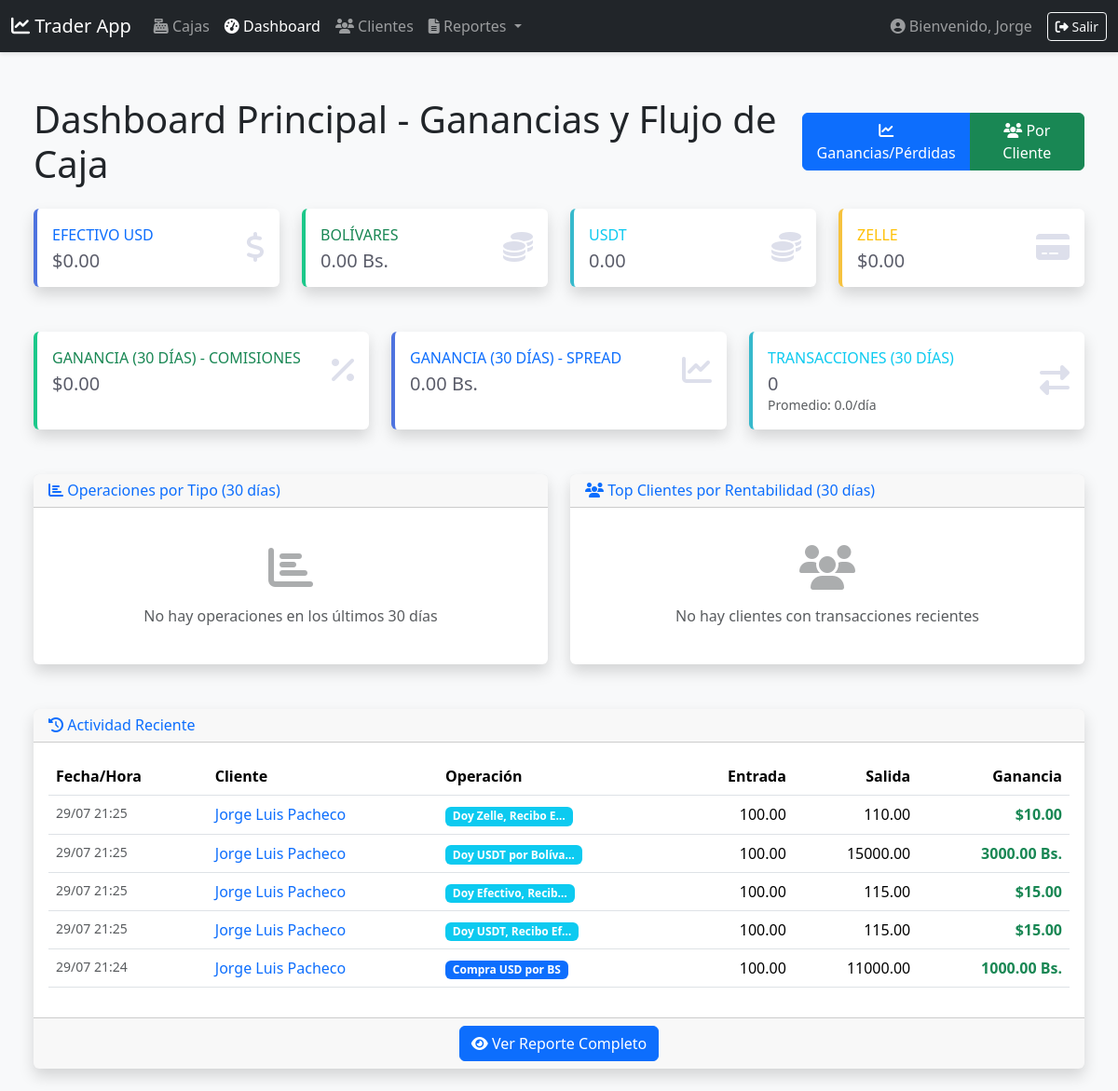
/ (signed in), run on an earlier commit of the app's database.
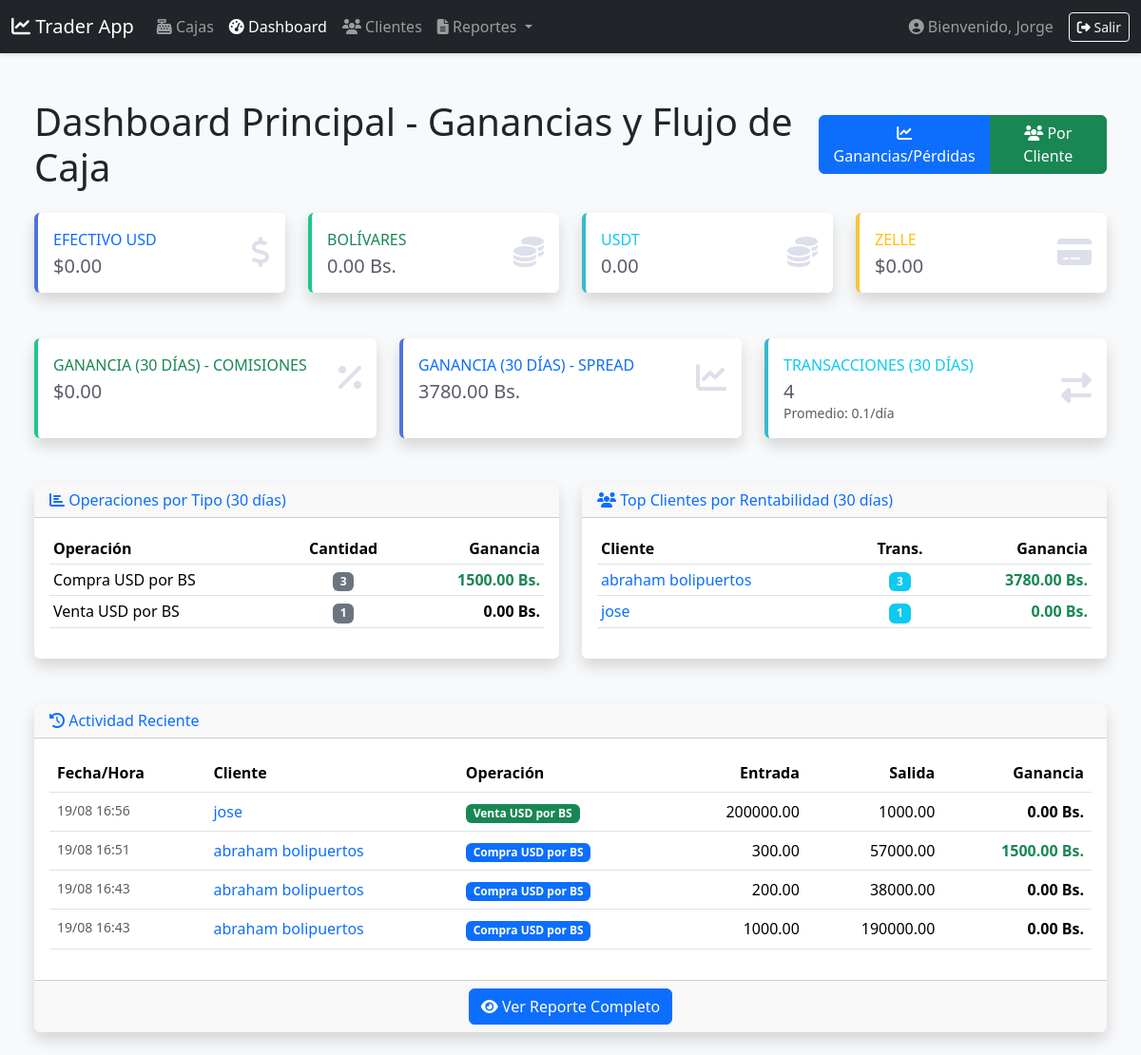
And on a later commit of the database.
### exchange/models.py (models this page shows, shortened)
class AdvancedTransaction(models.Model):
    OPERATION_CHOICES = [
        ('SELL_USD_FOR_BS', 'Venta USD por BS'),
        ('BUY_USD_FOR_BS', 'Compra USD por BS'),
        ('USDT_FOR_CASH', 'Doy USDT, Recibo Efectivo (Comisión %)'),
        ('CASH_FOR_USDT', 'Doy Efectivo, Recibo USDT (Comisión %)'),
        ('USDT_FOR_BS', 'Doy USDT por Bolívares (Tasa)'),
        ('ZELLE_FOR_CASH', 'Doy Zelle, Recibo Efectivo'),
    ]
    STATUS_CHOICES = (('pending', 'Pendiente'), ('completed', 'Completada'), ('cancelled', 'Anulada'),)
    client = models.ForeignKey(Client, on_delete=models.CASCADE, related_name='adv_transactions')
    operator = models.ForeignKey(User, on_delete=models.SET_NULL, null=True)
    worksheet = models.ForeignKey(ClientWorkSheet, on_delete=models.SET_NULL, null=True, blank=True, related_name='transactions')
    operation_type = models.CharField(max_length=20, choices=OPERATION_CHOICES)
    status = models.CharField(max_length=10, choices=STATUS_CHOICES, default='pending')
    amount_primary = models.DecimalField(max_digits=12, decimal_places=2, verbose_name="Monto Principal de la Operación")
    rate_or_fee = models.DecimalField(max_digits=12, decimal_places=4, verbose_name="Tasa de Operación / Fee (%)")
    amount_in = models.DecimalField(max_digits=12, decimal_places=2, null=True, blank=True, verbose_name="Monto que Recibes (Entrada)")
    amount_out = models.DecimalField(max_digits=12, decimal_places=2, null=True, blank=True, verbose_name="Monto que Das (Salida)")
    base_rate = models.DecimalField(
        max_digits=12, decimal_places=4, null=True, blank=True,
        verbose_name="Tasa Base/Costo (Opcional)",
        help_text="Para operaciones de tasa, introduce tu costo de referencia para calcular la ganancia."
    )
    profit = models.DecimalField(max_digits=12, decimal_places=2, null=True, blank=True, default=0.00)
    profit_amount = models.DecimalField(max_digits=12, decimal_places=2, default=0.00, verbose_name="Ganancia (Monto)")
    profit_currency = models.CharField(max_length=5, default='USD', verbose_name="Moneda de Ganancia")
    profit_usd_equivalent = models.DecimalField(max_digits=12, decimal_places=2, default=0.00, verbose_name="Ganancia en USD")
    profit_bs_equivalent = models.DecimalField(max_digits=12, decimal_places=2, default=0.00, verbose_name="Ganancia en BS")
    usd_bs_rate_used = models.DecimalField(max_digits=12, decimal_places=4, null=True, blank=True, verbose_name="Tasa USD/BS utilizada")
    notes = models.TextField(blank=True, null=True)
    created_at = models.DateTimeField(auto_now_add=True)
    class Meta:
        ordering = ['-created_at']

class Client(models.Model):
    name = models.CharField(max_length=100, verbose_name="Nombre Completo")
    identifier = models.CharField(max_length=20, unique=True, verbose_name="Cédula o RIF")
    phone = models.CharField(max_length=20, blank=True, null=True, verbose_name="Teléfono")
    email = models.EmailField(blank=True, null=True, verbose_name="Correo Electrónico")
    created_at = models.DateTimeField(auto_now_add=True)

class User(AbstractUser):
    ROLE_CHOICES = (
        ('admin', 'Administrador'),
        ('operator', 'Operador'),
    )
    role = models.CharField(max_length=10, choices=ROLE_CHOICES, default='operator')

### exchange/views.py (the view)
# urls.py: path('', DashboardView.as_view(), name='dashboard'),
class DashboardView(LoginRequiredMixin, AdminRequiredMixin, TemplateView):
    template_name = 'exchange/dashboard_enhanced.html'
    def get_context_data(self, **kwargs):
        context = super().get_context_data(**kwargs)
        context['page_title'] = 'Dashboard Principal - Ganancias y Flujo de Caja'
        vault_totals = CashVault.objects.aggregate(
            total_usd=Sum('balance_usd'),
            total_bs=Sum('balance_bs'),
            total_usdt=Sum('balance_usdt'),
            total_zelle=Sum('balance_zelle')
        )
        context['cash_on_hand_usd'] = vault_totals.get('total_usd') or 0
        context['cash_on_hand_bs'] = vault_totals.get('total_bs') or 0
        context['cash_on_hand_usdt'] = vault_totals.get('total_usdt') or 0
        context['cash_on_hand_zelle'] = vault_totals.get('total_zelle') or 0
        from datetime import timedelta
        end_date = timezone.localdate()
        start_date = end_date - timedelta(days=30)
        recent_transactions = AdvancedTransaction.objects.filter(
            status='completed',
            created_at__date__gte=start_date,
            created_at__date__lte=end_date
        )
        profit_by_commission_usd = recent_transactions.filter(
            operation_type__in=['USDT_FOR_CASH', 'CASH_FOR_USDT', 'ZELLE_FOR_CASH']
        ).aggregate(total=Sum('profit_usd_equivalent'))['total'] or Decimal('0.00')
        profit_by_spread_bs = recent_transactions.filter(
            operation_type__in=['SELL_USD_FOR_BS', 'BUY_USD_FOR_BS', 'USDT_FOR_BS']
        ).aggregate(total=Sum('profit_bs_equivalent'))['total'] or Decimal('0.00')
        total_volume_usd = recent_transactions.filter(
            operation_type__in=['SELL_USD_FOR_BS', 'BUY_USD_FOR_BS', 'CASH_FOR_USDT', 'ZELLE_FOR_CASH']
        ).aggregate(total=Sum('amount_primary'))['total'] or Decimal('0.00')
        total_volume_usdt = recent_transactions.filter(
            operation_type__in=['USDT_FOR_CASH', 'USDT_FOR_BS']
        ).aggregate(total=Sum('amount_primary'))['total'] or Decimal('0.00')
        context['performance_metrics'] = {
            'total_profit_usd_last_30d': profit_by_commission_usd,
            'total_profit_bs_last_30d': profit_by_spread_bs,
            'total_transactions_last_30d': recent_transactions.count(),
            'total_volume_usd_last_30d': total_volume_usd,
            'total_volume_usdt_last_30d': total_volume_usdt,
            'avg_daily_transactions': recent_transactions.count() / 30,
            'avg_profit_per_transaction': (
                (profit_by_commission_usd + profit_by_spread_bs) / max(recent_transactions.count(), 1)
            ),
        }
        context['top_profitable_clients'] = recent_transactions.values(
            'client__name', 'client__id'
        ).annotate(
            total_profit_usd=Sum('profit_usd_equivalent'),
            total_profit_bs=Sum('profit_bs_equivalent'),
            total_transactions=Count('id')
        ).order_by('-total_profit_bs')[:5]  # Ordenar por ganancia en BS que es la principal
        context['recent_activity'] = AdvancedTransaction.objects.filter(
            status='completed'
        ).select_related('client', 'operator').order_by('-created_at')[:5]
        operation_stats = []
        for op_code, op_name in AdvancedTransaction.OPERATION_CHOICES:
            op_count = recent_transactions.filter(operation_type=op_code).count()
            op_profit = recent_transactions.filter(operation_type=op_code).aggregate(
                total=Sum('profit')
            )['total'] or Decimal('0.00')
            if op_count > 0:
                operation_stats.append({
                    'name': op_name,
                    'code': op_code,
                    'count': op_count,
                    'profit': op_profit
                })
        context['operation_stats'] = sorted(operation_stats, key=lambda x: x['profit'], reverse=True)
        return context

### exchange/views.py (called while the page is built)
    def test_func(self):
        return self.request.user.is_authenticated and self.request.user.role == 'admin'

### exchange/templates/exchange/dashboard_enhanced.html (shortened to what the changed rows need)
{% extends "base.html" %}
{% block content %}
<div class="container-fluid mt-4">
    <div class="d-flex justify-content-between align-items-center mb-4">
        <h1 class="mb-0">{{ page_title }}</h1>
    </div>
    <div class="row mb-4">
        <div class="col-xl-4 col-md-6 mb-4">
            <div class="card border-left-primary shadow h-100">
                <div class="card-body">
                    <div class="row no-gutters align-items-center">
                        <div class="col mr-2">
                            <div class="text-xs font-weight-bold text-primary text-uppercase mb-1">
                                Ganancia (30 días) - Spread
                            </div>
                            <div class="h5 mb-0 font-weight-bold text-gray-800">
                                {{ performance_metrics.total_profit_bs_last_30d|floatformat:2 }} Bs.
                            </div>
                        </div>
                    </div>
                </div>
            </div>
        </div>
        <div class="col-xl-4 col-md-6 mb-4">
            <div class="card border-left-info shadow h-100">
                <div class="card-body">
                    <div class="row no-gutters align-items-center">
                        <div class="col mr-2">
                            <div class="text-xs font-weight-bold text-info text-uppercase mb-1">
                                Transacciones (30 días)
                            </div>
                            <div class="h5 mb-0 font-weight-bold text-gray-800">
                                {{ performance_metrics.total_transactions_last_30d }}
                            </div>
                            <div class="small text-muted">
                                Promedio: {{ performance_metrics.avg_daily_transactions|floatformat:1 }}/día
                            </div>
                        </div>
                    </div>
                </div>
            </div>
        </div>
    </div>
    <div class="row mb-4">
        <div class="col-lg-6 mb-4">
            <div class="card shadow">
                <div class="card-body">
                    {% if operation_stats %}
                        <div class="table-responsive">
                            <table class="table table-sm">
                                <thead>
                                    <tr>
                                        <th>Operación</th>
                                        <th class="text-center">Cantidad</th>
                                        <th class="text-end">Ganancia</th>
                                    </tr>
                                </thead>
                                <tbody>
                                    {% for stat in operation_stats %}
                                    <tr>
                                        <td>{{ stat.name|truncatechars:25 }}</td>
                                        <td class="text-center">
                                            <span class="badge bg-secondary">{{ stat.count }}</span>
                                        </td>
                                        <td class="text-end fw-bold {% if stat.profit > 0 %}text-success{% endif %}">
                                            {% if 'USD_FOR_BS' in stat.code or 'USDT_FOR_BS' in stat.code %}
                                                {{ stat.profit|floatformat:2 }} Bs.
                                            {% else %}
                                                ${{ stat.profit|floatformat:2 }}
                                            {% endif %}
                                        </td>
                                    </tr>
                                    {% endfor %}
                                </tbody>
                            </table>
                        </div>
                    {% else %}
                        <div class="text-center text-muted py-4">
                            <i class="fas fa-chart-bar fa-3x mb-3 opacity-50"></i><br>
                            No hay operaciones en los últimos 30 días
                        </div>
                    {% endif %}
                </div>
            </div>
        </div>
        <div class="col-lg-6 mb-4">
            <div class="card shadow">
                <div class="card-body">
                    {% if top_profitable_clients %}
                        <div class="table-responsive">
                            <table class="table table-sm">
                                <thead>
                                    <tr>
                                        <th>Cliente</th>
                                        <th class="text-center">Trans.</th>
                                        <th class="text-end">Ganancia</th>
                                    </tr>
                                </thead>
                                <tbody>
                                    {% for client in top_profitable_clients %}
                                    <tr>
                                        <td>
                                            <a href="{% url 'client-detail' client.client__id %}" class="text-decoration-none">
                                                {{ client.client__name|truncatechars:20 }}
                                            </a>
                                        </td>
                                        <td class="text-center">
                                            <span class="badge bg-info">{{ client.total_transactions }}</span>
                                        </td>
                                        <td class="text-end fw-bold text-success">
                                            {{ client.total_profit_bs|floatformat:2 }} Bs.
                                        </td>
                                    </tr>
                                    {% endfor %}
                                </tbody>
                            </table>
                        </div>
                    {% else %}
                        <div class="text-center text-muted py-4">
                            <i class="fas fa-users fa-3x mb-3 opacity-50"></i><br>
                            No hay clientes con transacciones recientes
                        </div>
                    {% endif %}
                </div>
            </div>
        </div>
    </div>
    <div class="card shadow">
        <div class="card-body">
            {% if recent_activity %}
                <div class="table-responsive">
                    <table class="table table-hover">
                        <thead>
                            <tr>
                                <th>Fecha/Hora</th>
                                <th>Cliente</th>
                                <th>Operación</th>
                                <th class="text-end">Entrada</th>
                                <th class="text-end">Salida</th>
                                <th class="text-end">Ganancia</th>
                            </tr>
                        </thead>
                        <tbody>
                            {% for tx in recent_activity %}
                            <tr>
                                <td class="small text-muted">
                                    {{ tx.created_at|date:"d/m H:i" }}
                                </td>
                                <td>
                                    <a href="{% url 'client-detail' tx.client.pk %}" class="text-decoration-none">
                                        {{ tx.client.name|truncatechars:25 }}
                                    </a>
                                </td>
                                <td>
                                    <span class="badge {% if 'SELL' in tx.operation_type %}bg-success{% elif 'BUY' in tx.operation_type %}bg-primary{% else %}bg-info{% endif %}">
                                        {{ tx.get_operation_type_display|truncatechars:20 }}
                                    </span>
                                </td>
                                <td class="text-end">{{ tx.amount_in|floatformat:2 }}</td>
                                <td class="text-end">{{ tx.amount_out|floatformat:2 }}</td>
                                <td class="text-end fw-bold {% if tx.profit > 0 %}text-success{% elif tx.profit < 0 %}text-danger{% endif %}">
                                    {% if 'USD_FOR_BS' in tx.operation_type or 'USDT_FOR_BS' in tx.operation_type %}
                                        {{ tx.profit|floatformat:2 }} Bs.
                                    {% else %}
                                        ${{ tx.profit|floatformat:2 }}
                                    {% endif %}
                                </td>
                            </tr>
                            {% endfor %}
                        </tbody>
                    </table>
                </div>
            {% else %}
                <div class="text-center text-muted py-4">
                    <i class="fas fa-history fa-3x mb-3 opacity-50"></i><br>
                    No hay actividad reciente
                </div>
            {% endif %}
        </div>
    </div>
</div>
{% endblock %}

What changed in the data, as far as the page shows it:
removed AdvancedTransaction: created_at "29/07 21:25", client.name "Jorge Luis Pacheco", operation_type "Doy Zelle, Recibo E…", amount_in "100.00", amount_out "110.00", profit "10.00"
removed AdvancedTransaction: created_at "29/07 21:25", client.name "Jorge Luis Pacheco", operation_type "Doy USDT por Bolíva…", amount_in "100.00", amount_out "15000.00", profit "3000.00"
removed AdvancedTransaction: created_at "29/07 21:25", client.name "Jorge Luis Pacheco", operation_type "Doy Efectivo, Recib…", amount_in "100.00", amount_out "115.00", profit "15.00"
removed AdvancedTransaction: created_at "29/07 21:25", client.name "Jorge Luis Pacheco", operation_type "Doy USDT, Recibo Ef…", amount_in "100.00", amount_out "115.00", profit "15.00"
removed AdvancedTransaction: created_at "29/07 21:24", client.name "Jorge Luis Pacheco", operation_type "Compra USD por BS", amount_in "100.00", amount_out "11000.00", profit "1000.00"
added Client: client__name "abraham bolipuertos", total_transactions "3", total_profit_bs "3780.00"
added User: client__name "jose", total_transactions "1", total_profit_bs "0.00"
added AdvancedTransaction: created_at "19/08 16:56", client.name "jose", operation_type "Venta USD por BS", amount_in "200000.00", amount_out "1000.00", profit "0.00"
added AdvancedTransaction: created_at "19/08 16:51", client.name "abraham bolipuertos", operation_type "Compra USD por BS", amount_in "300.00", amount_out "57000.00", profit "1500.00"
added AdvancedTransaction: created_at "19/08 16:43", client.name "abraham bolipuertos", operation_type "Compra USD por BS", amount_in "200.00", amount_out "38000.00", profit "0.00"
added AdvancedTransaction: created_at "19/08 16:43", client.name "abraham bolipuertos", operation_type "Compra USD por BS", amount_in "1000.00", amount_out "190000.00", profit "0.00"
Also different on the page:
{{ performance_metrics.total_profit_bs_last_30d|floatformat:2 }}: "0.00" → "3780.00"
{{ performance_metrics.total_transactions_last_30d }}: "0" → "4"
{{ performance_metrics.avg_daily_transactions|floatformat:1 }}: "0.0" → "0.1"
text no longer shown: "No hay operaciones en los últimos 30 días No hay clientes con transacciones recientes"
text now shown: "Operación Cantidad Ganancia Cliente Trans. Ganancia"
new list line: "Compra USD por BS 3 1500.00 Bs."
new list line: "Venta USD por BS 1 0.00 Bs."
